Frame 1 (no input): blank canvas, image omitted
Frame 60 (the mouse pressed at the canvas centre just before this capture): blank canvas, image omitted
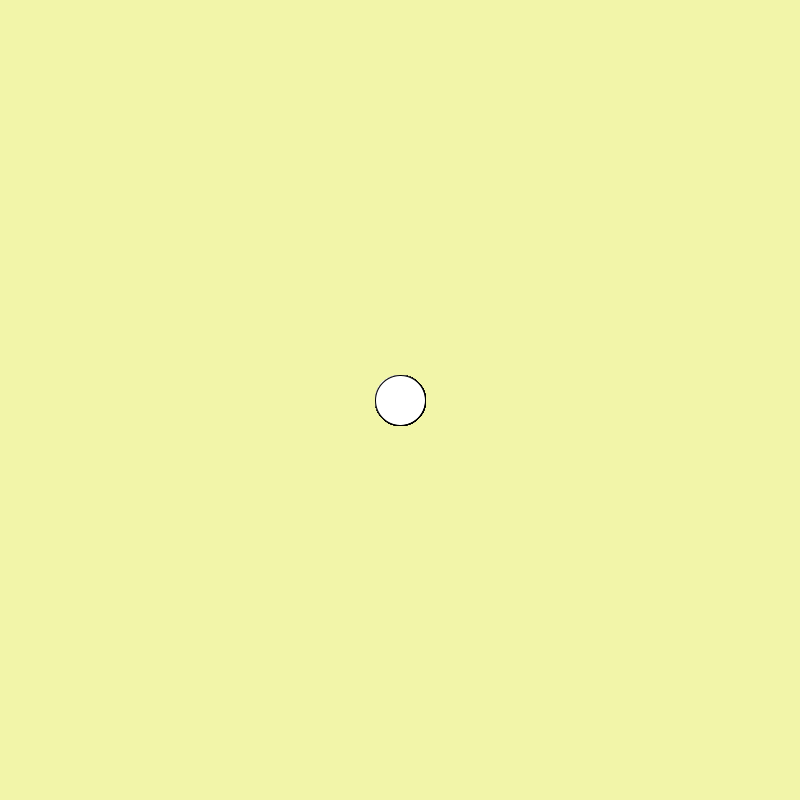
Frame 120 (the mouse held since frame 60 and released just before this capture)

The Processing sketch whose frames 1 and 60 were blank and that drew this single picture after the mouse press (run headless with seeded random() and noise(); from frame 60 on, the mouse is pressed at the canvas centre):

// Processing sketch: processing_120893
// ── processing_120893.pde

//Relació Botó-Funció
    //Nombres
      // 0 --> Tornar a posar el tauler buit, per tal de poder començar de nou el dibuix.
      // 1 --> Posar la rodona de color negre
      // 2 --> Posar la rodona de color blau
      // 3 --> Posar la rodona de color vermell
      // 4 --> Posar la rodona de color taronja
      // 5 --> Posar la rodona de color gris
      // 6 --> Posar la rodona de color verd
          
    //Lletres
      // b --> Tindrem una goma per esborrar (Mantenir apretat el botó i arrossegar el ratolí sense clicar)

int x = 0;

void setup() 
{size(800, 800); background(#F2F5A9);}
  
void draw() {
  if (mousePressed) {
    ellipse(mouseX, mouseY, 50, 50);} //Apareixerà una rodona de mida 50x50
  if (keyPressed) {
    if (key == '0') {
      background(#F2F5A9);
    }
    if (key == '1') {
      stroke(#FFFFFF);
      fill(#000000);
    }
    if (key == '2') {
      fill(#0040FF);
    }
    if (key == '3') {
      fill(#DF0101);
    }
     if (key == '4') {
      fill(#FF8000);
    }
    if (key == '5') {
      fill(#848484);
    }
    if (key == '6') {
      fill(#088A4B);
    }
    if (key == 'b') {
      ellipse(mouseX, mouseY, 25, 25);
      stroke(#F2F5A9);
      fill(#F2F5A9);
    }
    if (key == '+') {
    strokeWeight(x++);
    }
    if (x == 0) {
       x = 0;
    } else if (key == '-'){
      strokeWeight(x--);
    }
  }
}
